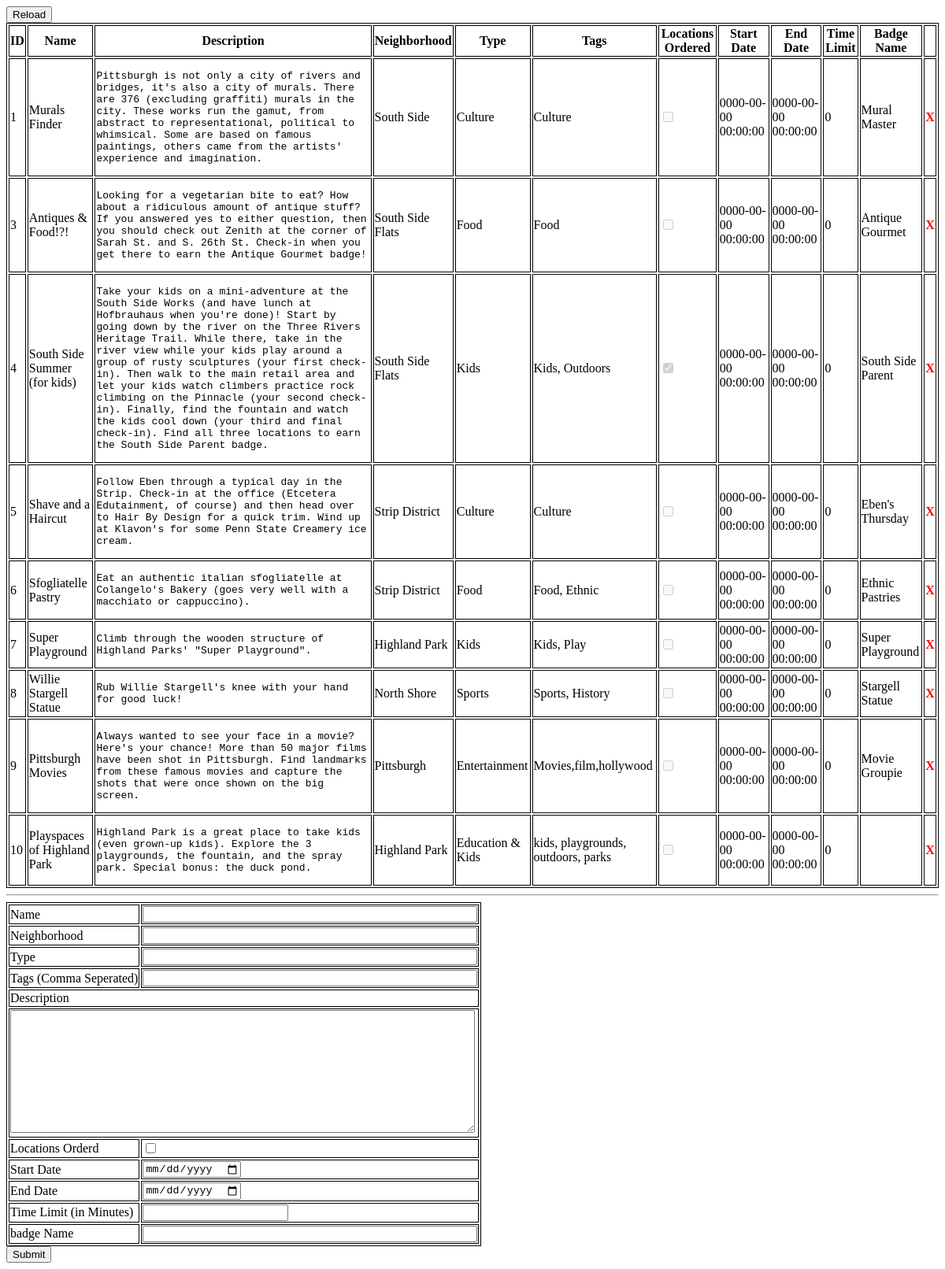
/www/dba/mission.php, run on the app's committed database.
### tables this page shows
CREATE TABLE mission (
  id int(11) NOT NULL AUTO_INCREMENT,
  `name` varchar(100) NOT NULL,
  description varchar(10000) NOT NULL,
  neighborhood varchar(1000) NOT NULL,
  `type` varchar(100) NOT NULL,
  tags varchar(1000) NOT NULL,
  locationsOrdered tinyint(1) unsigned NOT NULL,
  startDate timestamp NOT NULL DEFAULT '0000-00-00 00:00:00',
  endDate timestamp NOT NULL DEFAULT '0000-00-00 00:00:00',
  minuteLimit int(11) NOT NULL,
  badgeName varchar(100) NOT NULL,
  PRIMARY KEY (id)
);

### www/dba/mission.php (the view, shortened to what this page needs)
<!DOCTYPE html>
<html>
<head>
<link rel="stylesheet" type="text/css" href="dba.css">
</head>
<body>
<?php
$db = new mysqli("localhost", "pgh-challenge", "5NdSW4FaAqQXthqs", "game");
$table = "mission";
$stmt = $db->prepare("select id, name, description, neighborhood, type, tags, locationsOrdered, startDate, endDate, minuteLimit, badgeName from $table");
echo "<input class=\"refreshBtn\" type=\"button\" value=\"Reload\" onclick=\"refreshPage()\" />\n";
echo "<table id=\"dataTable\">\n";
echo "<tr><th>ID</th><th>Name</th><th>Description</th><th>Neighborhood</th><th>Type</th><th>Tags</th>".
"<th>Locations Ordered</th>".
"<th>Start Date</th><th>End Date</th><th>Time Limit</th>".
"<th>Badge Name</th>";
echo "<td></td></tr>\n";
$stmt->execute();
$stmt->bind_result($id, $name, $desc, $neighborhood, $type, $tags, $ordered, $startdate, $enddate , $limit, $badge);
while($stmt->fetch())
{
	echo "<tr>".
	"<td>$id</td><td>$name</td><td><pre>".htmlspecialchars($desc)."</pre></td><td>$neighborhood</td><td>$type</td><td>$tags</td>";
	if(is_numeric($ordered) && $ordered>0) echo "<td><input type=\"checkbox\" disabled=\"disabled\" checked=\"checked\"/></td>";
	else echo "<td><input type=\"checkbox\" disabled=\"disabled\" /></td>";
	echo "<td>$startdate</td><td>$enddate</td><td>$limit</td><td>$badge</td>".
	"<td><a class=\"deletetext\" href=\"javascript:void(0)\" onclick=\"removeRow($id)\">X</a></td>".
	"</tr>\n";
}
echo "</table>\n";
?>
<hr/>
<form method="post" action="mission.php">
<table>
<tr><td>Name</td><td><input name="name" type="text" size="50"/ ></td></tr>
<tr><td>Neighborhood</td><td><input name="neighborhood" type="text" size="50" /></td></tr>
<tr><td>Type</td><td><input name="type" type="text" size="50" /></td></tr>
<tr><td>Tags (Comma Seperated)</td><td><input name="tags" type="text" size="50" /></td></tr>
<tr><td colspan="2">Description</td></tr>
<tr><td colspan="2"><textarea name="desc" rows="10" style="width:98.5%"></textarea></td></tr>
<tr><td>Locations Orderd</td><td><input name="ordered" type="checkbox" /></td></tr>
<tr><td>Start Date</td><td><input name="startdate" type="date" /></td></tr>
<tr><td>End Date</td><td><input name="enddate" type="date" /></td></tr>
<tr><td>Time Limit (in Minutes)</td><td><input name="limit" type="text" /></td></tr>
<tr><td>badge Name</td><td><input name="badge" type="text" size="50" /></td></tr>
</table>
<input type="submit"/>
</form>
</body>
</html>

### www/dba/dba.css (style rules this page uses)
table, tr, td, th { border: 1px solid black; }
.errortext, .deletetext { font-weight: bold; color: red; text-decoration: none; }
.refreshBtn { vertical-align: top; display:block; }
pre { white-space: normal; }

### data on the page
mission: id "1", name "Murals Finder", description "Pittsburgh is not only a city of rivers and bridges, it's also a city of murals. There are 376 (excluding graffiti) murals in the city. These works run the gamut, from abstract to representational, political to whimsical. Some are based on famous paintings, others came from the artists' experience and imagination.", neighborhood "South Side", type "Culture", tags "Culture", startDate "0000-00-00 00:00:00", endDate "0000-00-00 00:00:00", minuteLimit "0", badgeName "Mural Master"
mission: id "3", name "Antiques & Food!?!", description "Looking for a vegetarian bite to eat? How about a ridiculous amount of antique stuff? If you answered yes to either question, then you should check out Zenith at the corner of Sarah St. and S. 26th St. Check-in when you get there to earn the Antique Gourmet badge!", neighborhood "South Side Flats", type "Food", tags "Food", startDate "0000-00-00 00:00:00", endDate "0000-00-00 00:00:00", minuteLimit "0", badgeName "Antique Gourmet"
mission: id "4", name "South Side Summer (for kids)", description "Take your kids on a mini-adventure at the South Side Works (and have lunch at Hofbrauhaus when you're done)! Start by going down by the river on the Three Rivers Heritage Trail. While there, take in the river view while your kids play around a group of rusty sculptures (your first check-in). Then walk to the main retail area and let your kids watch climbers practice rock climbing on the Pinnacle (your second check-in). Finally, find the fountain and watch the kids cool down (your third and final check-in). Find all three locations to earn the South Side Parent badge.", neighborhood "South Side Flats", type "Kids", tags "Kids, Outdoors", startDate "0000-00-00 00:00:00", endDate "0000-00-00 00:00:00", minuteLimit "0", badgeName "South Side Parent"
mission: id "5", name "Shave and a Haircut", description "Follow Eben through a typical day in the Strip. Check-in at the office (Etcetera Edutainment, of course) and then head over to Hair By Design for a quick trim. Wind up at Klavon's for some Penn State Creamery ice cream.", neighborhood "Strip District", type "Culture", tags "Culture", startDate "0000-00-00 00:00:00", endDate "0000-00-00 00:00:00", minuteLimit "0", badgeName "Eben's Thursday"
mission: id "6", name "Sfogliatelle Pastry", description "Eat an authentic italian sfogliatelle at Colangelo's Bakery (goes very well with a macchiato or cappuccino).", neighborhood "Strip District", type "Food", tags "Food, Ethnic", startDate "0000-00-00 00:00:00", endDate "0000-00-00 00:00:00", minuteLimit "0", badgeName "Ethnic Pastries"
mission: id "7", name "Super Playground", description "Climb through the wooden structure of Highland Parks' \"Super Playground\".", neighborhood "Highland Park", type "Kids", tags "Kids, Play", startDate "0000-00-00 00:00:00", endDate "0000-00-00 00:00:00", minuteLimit "0", badgeName "Super Playground"
mission: id "8", name "Willie Stargell Statue", description "Rub Willie Stargell's knee with your hand for good luck!", neighborhood "North Shore", type "Sports", tags "Sports, History", startDate "0000-00-00 00:00:00", endDate "0000-00-00 00:00:00", minuteLimit "0", badgeName "Stargell Statue"
mission: id "9", name "Pittsburgh Movies", description "Always wanted to see your face in a movie? Here's your chance! More than 50 major films have been shot in Pittsburgh. Find landmarks from these famous movies and capture the shots that were once shown on the big screen.", neighborhood "Pittsburgh", type "Entertainment", tags "Movies,film,hollywood", startDate "0000-00-00 00:00:00", endDate "0000-00-00 00:00:00", minuteLimit "0", badgeName "Movie Groupie"
mission: id "10", name "Playspaces of Highland Park", description "Highland Park is a great place to take kids (even grown-up kids). Explore the 3 playgrounds, the fountain, and the spray park. Special bonus: the duck pond.", neighborhood "Highland Park", type "Education & Kids", tags "kids, playgrounds, outdoors, parks", startDate "0000-00-00 00:00:00", endDate "0000-00-00 00:00:00", minuteLimit "0"
